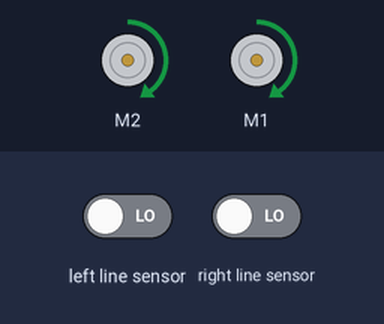
Bench run of a program on a simulated BBC micro:bit (MakeCode). Parts: 2 × DC motor (green arrow = forward, orange = backward, longer = faster). The test bench sets the inputs (shaded band); at power-on: left line sensor LOW, right line sensor LOW.

Above: at 1.2 s.
1.3 s: left line sensor driven HIGH
At 2.2 s:
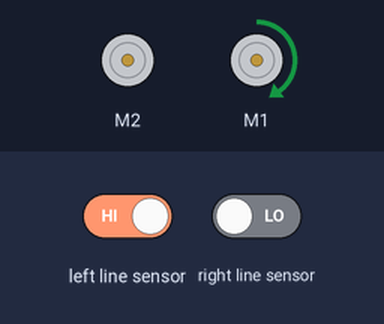
2.8 s: right line sensor driven HIGH
At 3.9 s:
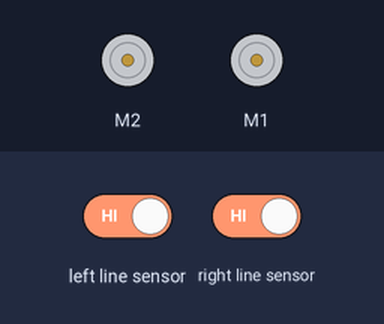
4.3 s: left line sensor driven LOW
At 5.2 s:
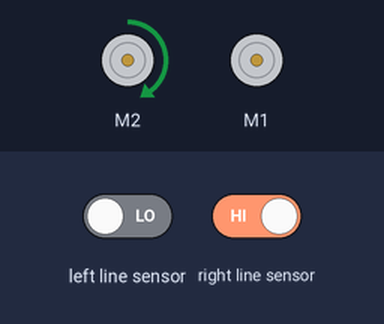
5.8 s: right line sensor driven LOW
At 6.4 s:
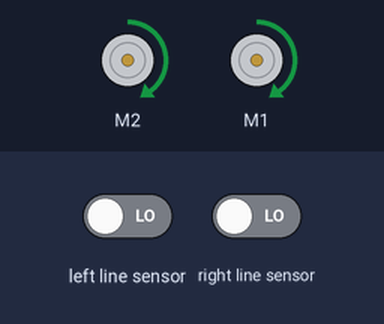
Timing chart, 0 to 8.3 s (numbered marks = the images above; inputs shaded):
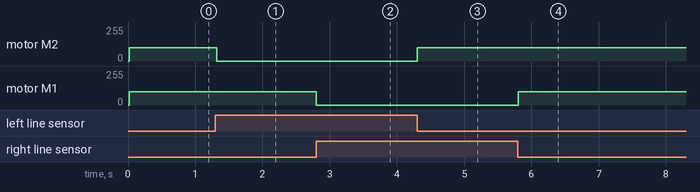

Measured:
- after the input at 1.3 s, motor M2: forward 100/255 → stopped at once
- after the input at 2.8 s, motor M1: forward 100/255 → stopped at once
- after the input at 4.3 s, motor M2: stopped → forward 100/255 at once
- after the input at 5.8 s, motor M1: stopped → forward 100/255 at once

The program:

main.ts
```typescript
basic.forever(function () {
    if (maqueen.readPatrol(maqueen.Patrol.PatrolLeft) == 0 && maqueen.readPatrol(maqueen.Patrol.PatrolRight) == 0) {
        maqueen.motorRun(maqueen.Motors.M2, maqueen.Dir.CW, 100)
        maqueen.motorRun(maqueen.Motors.M1, maqueen.Dir.CW, 100)
    }
    if (maqueen.readPatrol(maqueen.Patrol.PatrolLeft) == 1 && maqueen.readPatrol(maqueen.Patrol.PatrolRight) == 0) {
        maqueen.motorRun(maqueen.Motors.M2, maqueen.Dir.CW, 0)
        maqueen.motorRun(maqueen.Motors.M1, maqueen.Dir.CW, 100)
    }
    if (maqueen.readPatrol(maqueen.Patrol.PatrolLeft) == 0 && maqueen.readPatrol(maqueen.Patrol.PatrolRight) == 1) {
        maqueen.motorRun(maqueen.Motors.M2, maqueen.Dir.CW, 100)
        maqueen.motorRun(maqueen.Motors.M1, maqueen.Dir.CW, 0)
    }
    if (maqueen.readPatrol(maqueen.Patrol.PatrolLeft) == 1 && maqueen.readPatrol(maqueen.Patrol.PatrolRight) == 1) {
        maqueen.motorStop(maqueen.Motors.All)
    }
})
```

test.ts
```typescript
// les tests vont ici ; cela ne sera pas compilé si ce paquet est utilisé en tant qu'extension.
```
